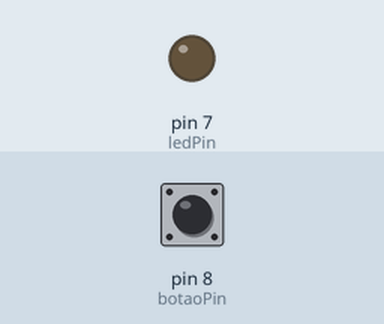
Recording of a sketch running on a simulated Arduino Uno, built with avr-gcc and run on an emulated ATmega328P. Parts: output pins drawn as LEDs (lit = HIGH). The inputs (shaded band) are chosen by the test bench; at power-on: pin 8 (botaoPin) HIGH.

Above: at 1.2 s.
1.3 s: pin 8 (botaoPin) pulled LOW for 0.15 s
At 2.5 s:
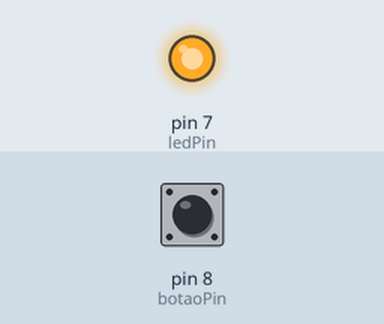
2.9 s: pin 8 (botaoPin) pulled LOW for 1 s
At 3.9 s:
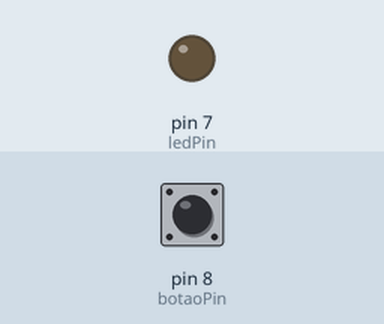
5.4 s: pin 8 (botaoPin) pulled LOW for 3.2 s
At 5.8 s:
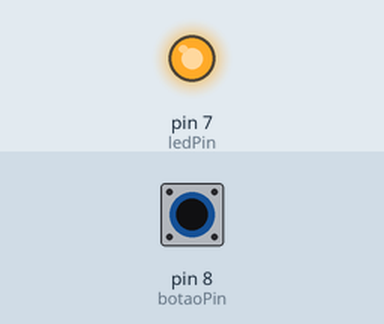
Timing chart, 0 to 8.4 s (numbered marks = the images above; inputs shaded):
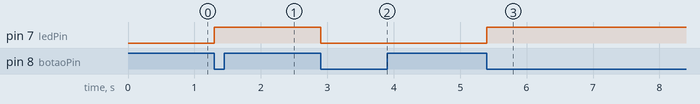

Measured:
- after the input at 1.3 s, pin 7 (ledPin): LOW → HIGH at once
- after the input at 2.9 s, pin 7 (ledPin): HIGH → LOW at once
- after the input at 5.4 s, pin 7 (ledPin): LOW → HIGH at once

The sketch:

ATIVIDADE1.ino
```cpp
const int botaoPin = 8;    // Pino do botão
const int ledPin = 7;     // Pino do LED (usando o LED interno do Arduino)

bool estadoLed = false;    // Estado atual do LED (false = apagado, true = ligado)
bool estadoBotaoAnterior = HIGH;  // Estado anterior do botão (considerando pull-up)

void setup() {
  pinMode(ledPin, OUTPUT);
  pinMode(botaoPin, INPUT_PULLUP);  // Usando resistor interno pull-up
  digitalWrite(ledPin, LOW);         // Começa com LED apagado
}

void loop() {
  bool estadoBotaoAtual = digitalRead(botaoPin);

  // Detecta a transição do botão de HIGH para LOW (pressionado)
  if (estadoBotaoAnterior == HIGH && estadoBotaoAtual == LOW) {
    // Alterna o estado do LED
    estadoLed = !estadoLed;
    digitalWrite(ledPin, estadoLed ? HIGH : LOW);

    // Pequeno delay para evitar múltiplas leituras do mesmo toque (debounce simples)
    delay(50);
  }

  estadoBotaoAnterior = estadoBotaoAtual;
}
```
